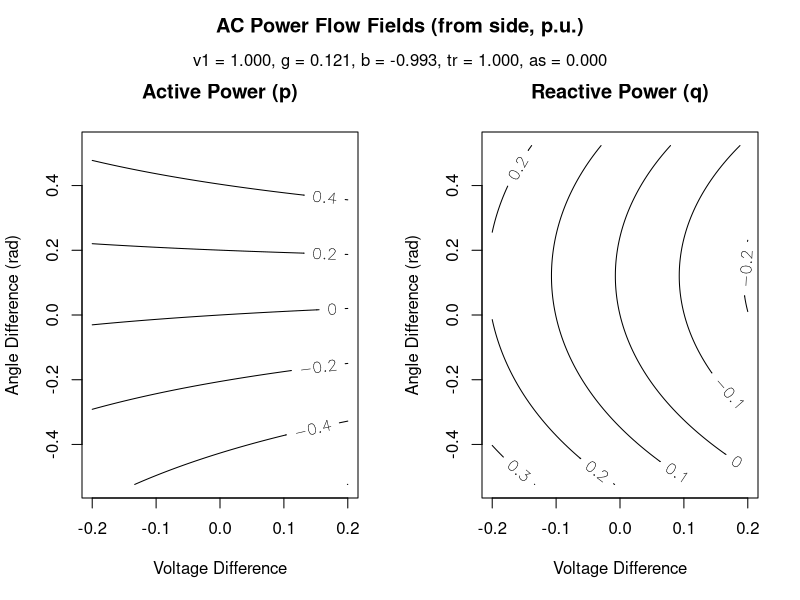

Source code (R):
v_fr = 1.0
v_to = 1.0

vd_ub = 0.2
vd_lb = -0.2

ad_ub = pi/6
ad_lb = -pi/6

y_m = 1.0
y_a = -1.45
g =  y_m*cos(y_a)
b = y_m*sin(y_a)

t_m = 1.0
t_a = 0.0

steps = 100

vd_vals = seq(vd_lb, vd_ub, (vd_ub-vd_lb)/(steps-1))
ad_vals = seq(ad_lb, ad_ub, (ad_ub-ad_lb)/(steps-1))

pv = matrix(nrow = steps, ncol = steps)
qv = matrix(nrow = steps, ncol = steps)

for (i in 1:steps) {
     for (j in 1:steps) {
          v1 = v_fr;
          v2 = v_to + vd_vals[i];
          ad = ad_vals[j];

          pv[i,j] =  g*v1^2/t_m^2 - g*v1/t_m*v2*cos(ad - t_a) - b*v1/t_m*v2*sin(ad - t_a)
          qv[i,j] = -b*v1^2/t_m^2 + b*v1/t_m*v2*cos(ad - t_a) - g*v1/t_m*v2*sin(ad - t_a)
     }
}

ps = 14
fileName = "ac_flow.pdf"
pdf(fileName, pointsize=ps, width=14, height=7)

attach(mtcars)
par(mfrow=c(1,2), oma=c(0,0,2.5,0)) 

contour(
     x = vd_vals,
     y = ad_vals,
     pv,
     #color = terrain.colors,
     #levels = colorsteps,
     nlevels = 8,
     labcex=1.0,
     plot.title = title(main = "Active Power (p)",
     xlab = "Voltage Difference", ylab = "Angle Difference (rad)")
)

contour(
     x = vd_vals,
     y = ad_vals,
     qv,
     #color = terrain.colors,
     #levels = colorsteps,
     nlevels = 8,
     labcex=1.0,
     plot.title = title(main = "Reactive Power (q)",
     xlab = "Voltage Difference", ylab = "Angle Difference (rad)")
)

title("AC Power Flow Fields (from side, p.u.)", outer=TRUE)
mtext(
     sprintf("v1 = %.3f, g = %.3f, b = %.3f, tr = %.3f, as = %.3f", v_fr, g, b, t_m, t_a), 
     line=-1, outer=TRUE)

dev.off()